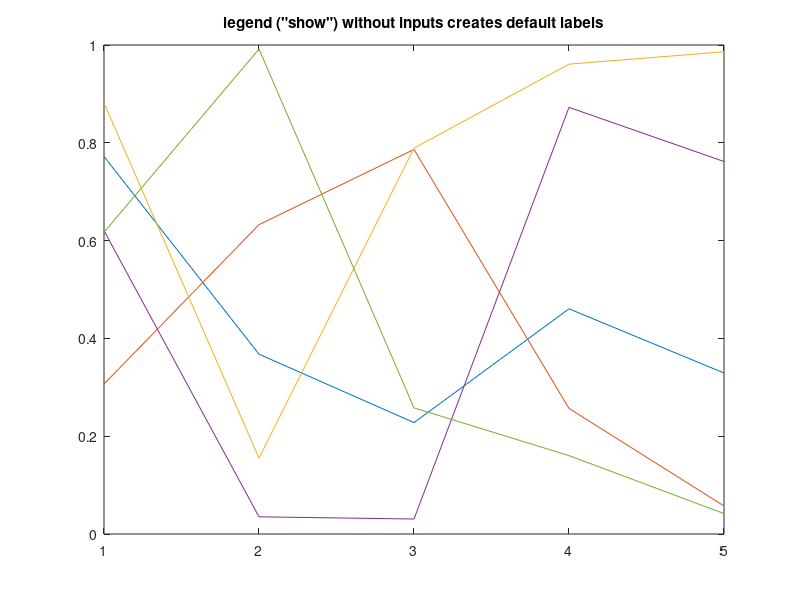

This chart was generated by the following MATLAB code:
clf;
s = get(0, 'ScreenSize');
figure('Units','normalized','Position',[0 0 2 2])
plot (rand (5));
title ('legend ("show") without inputs creates default labels');
